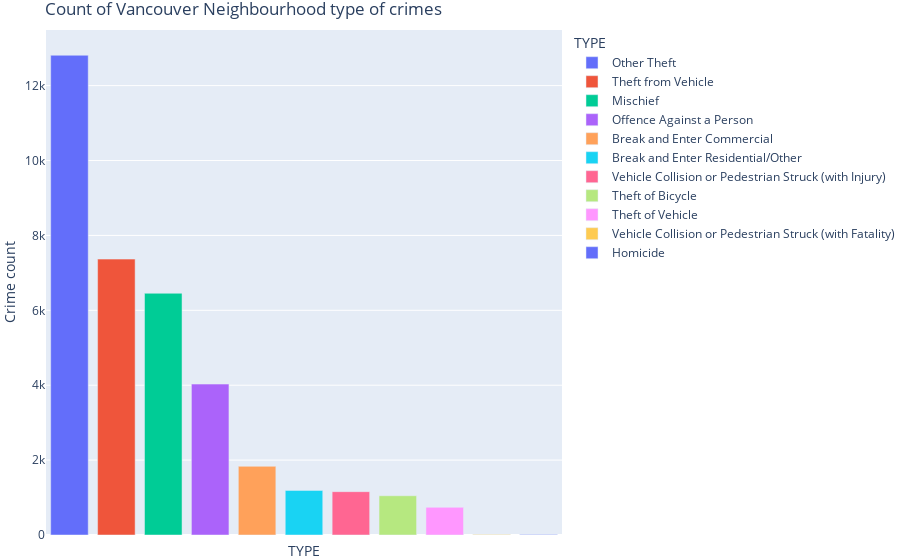

Source (notebook cell):
### Code cell
# plot as bar chart
topvenues_barchart = px.bar(
                            type_counts,
                            x="TYPE",
                            y="Crime count", 
                            color="TYPE")


topvenues_barchart.update_layout(title = 'Count of Vancouver Neighbourhood type of crimes',
                         margin={"r":0,"t":30,"l":0,"b":0})

topvenues_barchart.update_xaxes(showticklabels=False) # Removed tick labels as it was too long
topvenues_barchart.show() # Display plot

### Figure 1 — Plotly figure (JSON) as saved in the notebook; plotly's stock layout.template omitted (floating-point values rounded to 4 significant figures)
{"data": [{"alignmentgroup": "True", "hovertemplate": "TYPE=%{x}<br>Crime count=%{y}<extra></extra>", "legendgroup": "Other Theft", "marker": {"color": "#636efa", "pattern": {"shape": ""}}, "name": "Other Theft", "offsetgroup": "Other Theft", "orientation": "v", "showlegend": true, "textposition": "auto", "type": "bar", "x": ["Other Theft"], "xaxis": "x", "y": [12811], "yaxis": "y"}, {"alignmentgroup": "True", "hovertemplate": "TYPE=%{x}<br>Crime count=%{y}<extra></extra>", "legendgroup": "Theft from Vehicle", "marker": {"color": "#EF553B", "pattern": {"shape": ""}}, "name": "Theft from Vehicle", "offsetgroup": "Theft from Vehicle", "orientation": "v", "showlegend": true, "textposition": "auto", "type": "bar", "x": ["Theft from Vehicle"], "xaxis": "x", "y": [7367], "yaxis": "y"}, {"alignmentgroup": "True", "hovertemplate": "TYPE=%{x}<br>Crime count=%{y}<extra></extra>", "legendgroup": "Mischief", "marker": {"color": "#00cc96", "pattern": {"shape": ""}}, "name": "Mischief", "offsetgroup": "Mischief", "orientation": "v", "showlegend": true, "textposition": "auto", "type": "bar", "x": ["Mischief"], "xaxis": "x", "y": [6455], "yaxis": "y"}, {"alignmentgroup": "True", "hovertemplate": "TYPE=%{x}<br>Crime count=%{y}<extra></extra>", "legendgroup": "Offence Against a Person", "marker": {"color": "#ab63fa", "pattern": {"shape": ""}}, "name": "Offence Against a Person", "offsetgroup": "Offence Against a Person", "orientation": "v", "showlegend": true, "textposition": "auto", "type": "bar", "x": ["Offence Against a Person"], "xaxis": "x", "y": [4030], "yaxis": "y"}, {"alignmentgroup": "True", "hovertemplate": "TYPE=%{x}<br>Crime count=%{y}<extra></extra>", "legendgroup": "Break and Enter Commercial", "marker": {"color": "#FFA15A", "pattern": {"shape": ""}}, "name": "Break and Enter Commercial", "offsetgroup": "Break and Enter Commercial", "orientation": "v", "showlegend": true, "textposition": "auto", "type": "bar", "x": ["Break and Enter Commercial"], "xaxis": "x", "y": [1834], "yaxis": "y"}, {"alignmentgroup": "True", "hovertemplate": "TYPE=%{x}<br>Crime count=%{y}<extra></extra>", "legendgroup": "Break and Enter Residential/Other", "marker": {"color": "#19d3f3", "pattern": {"shape": ""}}, "name": "Break and Enter Residential/Other", "offsetgroup": "Break and Enter Residential/Other", "orientation": "v", "showlegend": true, "textposition": "auto", "type": "bar", "x": ["Break and Enter Residential/Other"], "xaxis": "x", "y": [1191], "yaxis": "y"}, {"alignmentgroup": "True", "hovertemplate": "TYPE=%{x}<br>Crime count=%{y}<extra></extra>", "legendgroup": "Vehicle Collision or Pedestrian Struck (with Injury)", "marker": {"color": "#FF6692", "pattern": {"shape": ""}}, "name": "Vehicle Collision or Pedestrian Struck (with Injury)", "offsetgroup": "Vehicle Collision or Pedestrian Struck (with Injury)", "orientation": "v", "showlegend": true, "textposition": "auto", "type": "bar", "x": ["Vehicle Collision or Pedestrian Struck (with Injury)"], "xaxis": "x", "y": [1157], "yaxis": "y"}, {"alignmentgroup": "True", "hovertemplate": "TYPE=%{x}<br>Crime count=%{y}<extra></extra>", "legendgroup": "Theft of Bicycle", "marker": {"color": "#B6E880", "pattern": {"shape": ""}}, "name": "Theft of Bicycle", "offsetgroup": "Theft of Bicycle", "orientation": "v", "showlegend": true, "textposition": "auto", "type": "bar", "x": ["Theft of Bicycle"], "xaxis": "x", "y": [1048], "yaxis": "y"}, {"alignmentgroup": "True", "hovertemplate": "TYPE=%{x}<br>Crime count=%{y}<extra></extra>", "legendgroup": "Theft of Vehicle", "marker": {"color": "#FF97FF", "pattern": {"shape": ""}}, "name": "Theft of Vehicle", "offsetgroup": "Theft of Vehicle", "orientation": "v", "showlegend": true, "textposition": "auto", "type": "bar", "x": ["Theft of Vehicle"], "xaxis": "x", "y": [739], "yaxis": "y"}, {"alignmentgroup": "True", "hovertemplate": "TYPE=%{x}<br>Crime count=%{y}<extra></extra>", "legendgroup": "Vehicle Collision or Pedestrian Struck (with Fatality)", "marker": {"color": "#FECB52", "pattern": {"shape": ""}}, "name": "Vehicle Collision or Pedestrian Struck (with Fatality)", "offsetgroup": "Vehicle Collision or Pedestrian Struck (with Fatality)", "orientation": "v", "showlegend": true, "textposition": "auto", "type": "bar", "x": ["Vehicle Collision or Pedestrian Struck (with Fatality)"], "xaxis": "x", "y": [16], "yaxis": "y"}, {"alignmentgroup": "True", "hovertemplate": "TYPE=%{x}<br>Crime count=%{y}<extra></extra>", "legendgroup": "Homicide", "marker": {"color": "#636efa", "pattern": {"shape": ""}}, "name": "Homicide", "offsetgroup": "Homicide", "orientation": "v", "showlegend": true, "textposition": "auto", "type": "bar", "x": ["Homicide"], "xaxis": "x", "y": [14], "yaxis": "y"}], "layout": {"autosize": true, "barmode": "relative", "legend": {"title": {"text": "TYPE"}, "tracegroupgap": 0}, "margin": {"b": 0, "l": 0, "r": 0, "t": 30}, "title": {"text": "Count of Vancouver Neighbourhood type of crimes"}, "xaxis": {"anchor": "y", "autorange": true, "categoryarray": ["Other Theft", "Theft from Vehicle", "Mischief", "Offence Against a Person", "Break and Enter Commercial", "Break and Enter Residential/Other", "Vehicle Collision or Pedestrian Struck (with Injury)", "Theft of Bicycle", "Theft of Vehicle", "Vehicle Collision or Pedestrian Struck (with Fatality)", "Homicide"], "categoryorder": "array", "domain": [0, 1], "range": [-0.5, 10.5], "showticklabels": false, "title": {"text": "TYPE"}, "type": "category"}, "yaxis": {"anchor": "x", "autorange": true, "domain": [0, 1], "range": [0, 13490.0], "title": {"text": "Crime count"}, "type": "linear"}}}
